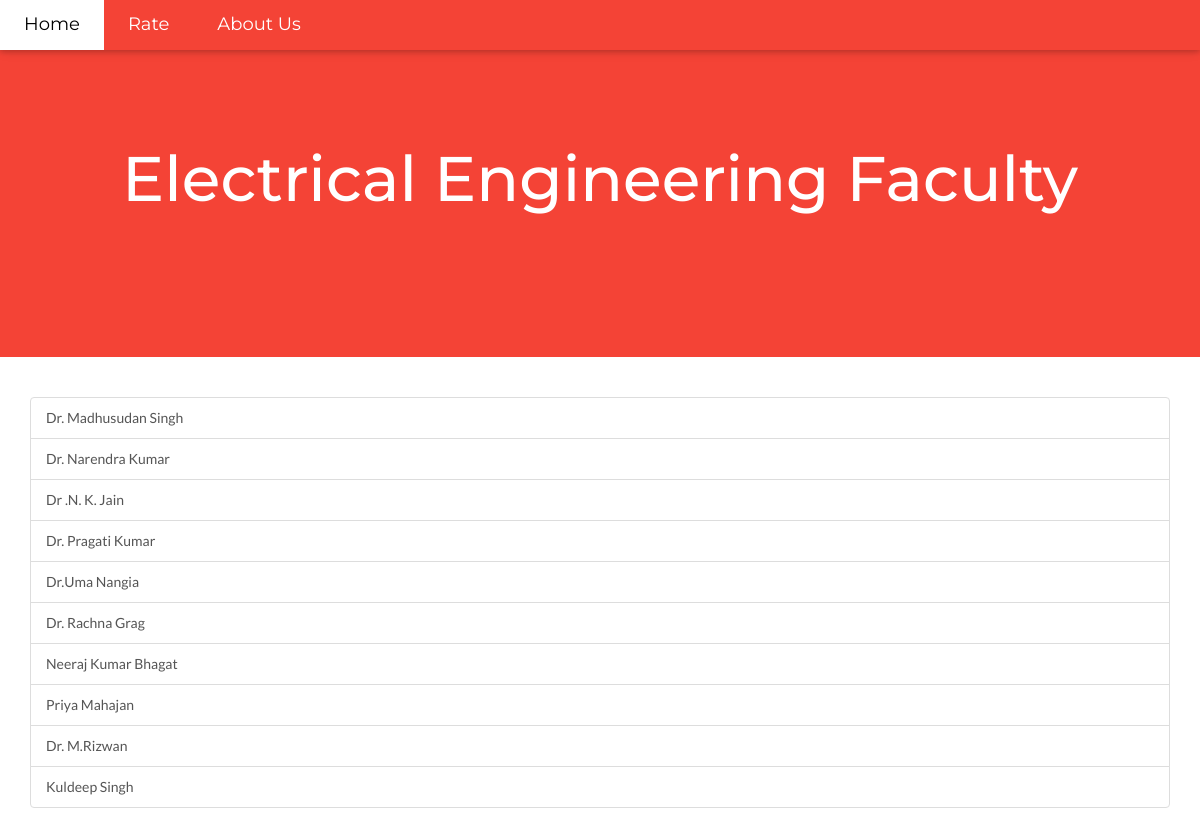
/electrical/, run on the app's committed database.
### electrical/models.py (models this page shows, shortened)
class Teacher(models.Model):
    name = models.CharField(max_length=100)
    designation = models.CharField(max_length=100)
    qual = models.CharField(max_length=100)
    email = models.CharField(max_length=100)
    special = models.CharField(max_length=200)
    votes = models.IntegerField(default=0)

### electrical/views.py (the view)
def index(request):
    latest_teacher_list = Teacher.objects.all()
    context = {'latest_teacher_list': latest_teacher_list}
    return render(request, 'electrical/electrical_faculty.htm', context)

### electrical/templates/electrical/electrical_faculty.htm (shortened to what this page needs)
<html>
<head>
{% load static %}
<link rel="stylesheet" href="{% static 'electrical/bootstrap.min.css' %}" type="text/css">
<link rel="stylesheet" href="https://maxcdn.bootstrapcdn.com/bootstrap/3.3.7/css/bootstrap.min.css">
<link rel="stylesheet" href="{% static 'electrical/style.css' %}">
</head>
<body>
<div class="top">
  <div class="bar card-2" style="background-color:#f44336;color:white;font-size:18px;width:100%">
    <a href="{% url 'polls:index' %}" class="bar-item button hover-white" style="padding:12px 24px">Home</a>
    <a href="{% url 'rate:index' %}" class="bar-item button hover-white" style="padding:12px 24px">Rate</a>
    <a href="{% url 'about:index' %}" class="bar-item button hover-white" style="padding:12px 24px">About Us</a>
    </div>
</div>
<header class="container1 row " style="padding:128px 16px;background-color:#f44336;color:white;text-align:center;left:0">
  <h1 style="margin:16px;font-size:63px">Electrical Engineering Faculty</h1>
</header>
<br>
<br>
<div class="container">
<div class="list-group">
{% if latest_teacher_list %}
    {% for teacher in latest_teacher_list %}
        <a class="list-group-item" href="{% url 'electrical:detail' teacher.id %}">{{ teacher.name }}</a></li>
    {% endfor %}
{% else %}
    <p>No polls are available.</p>
{% endif %}
</div>
</div>
</body>
</html>

### electrical/static/electrical/style.css (style rules this page uses)
body,h1,h2,h3,h4,h5,h6 { font-family: "Lato", sans-serif }
html, body { max-width: 100%; overflow-x: hidden; }
.top { position:fixed;width:100%;z-index:1;top:0;left:0 }
.bar { width:100%;overflow:hidden }
.bar .bar-item { padding:8px 16px;float:left;width:auto;border:none;outline:none;display:block }
.card,.card-2 { box-shadow:0 2px 5px 0 rgba(0,0,0,0.16),0 2px 10px 0 rgba(0,0,0,0.12) }
.button { border:none;display:inline-block;outline:0;padding:8px 16px;vertical-align:middle;overflow:hidden;text-decoration:none;color:inherit;background-color:inherit; text-align:center;white-space:nowrap;cursor:pointer }
.container1 { padding:0.01em 16px;display:block;left:0 }
header { animation-name: example; animation-duration: 8s; animation-iteration-count: infinite; animation-direction: alternate; }

### electrical/templates/electrical/electrical_faculty.htm (style rules this page uses)
body,h1,h2,h3,h4,h5,h6 { font-family: "Lato", sans-serif }
.bar,h1,button { font-family: "Montserrat", sans-serif }

### data on the page
Teacher: name "Dr. Madhusudan Singh"
Teacher: name "Dr. Narendra Kumar"
Teacher: name "Dr .N. K. Jain"
Teacher: name "Dr. Pragati Kumar"
Teacher: name "Dr.Uma Nangia"
Teacher: name "Dr. Rachna Grag"
Teacher: name "Neeraj Kumar Bhagat"
Teacher: name "Priya Mahajan"
Teacher: name "Dr. M.Rizwan"
Teacher: name "Kuldeep Singh"
